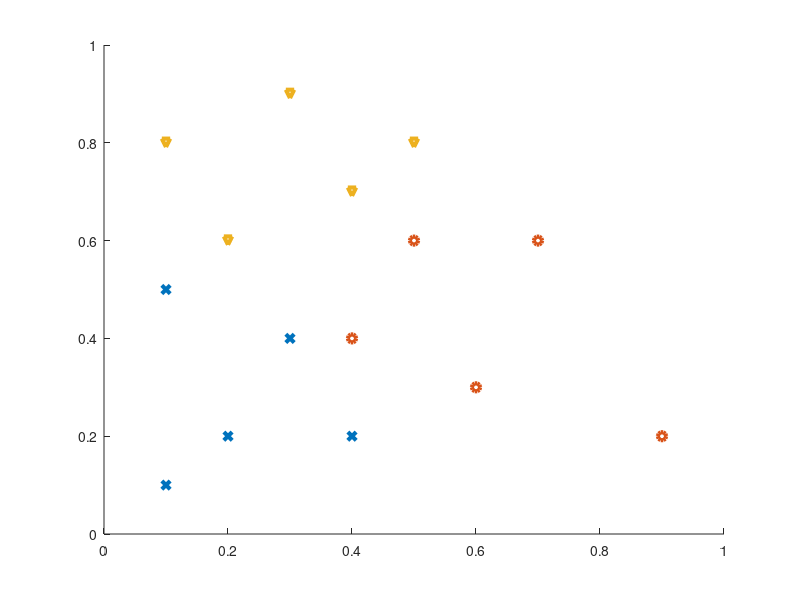

Here is the MATLAB script that generated this plot: (Note: this script raises an error after producing the figure.)
function netbp
%NETBP  Uses backpropagation to train a network 

%%%%%%% DATA %%%%%%%%%%%
x1 = [0.1,0.3,0.1,0.2,0.4,0.6,0.5,0.9,0.4,0.7,0.3,0.4,0.2,0.1,0.5];
x2 = [0.1,0.4,0.5,0.2,0.2,0.3,0.6,0.2,0.4,0.6,0.9,0.7,0.6,0.8,0.8];
y = [ones(1,5) zeros(1,10); zeros(1,5) ones(1,5) zeros(1,5);ones(1,5) zeros(1,5) zeros(1,5)];

figure(1)
hold on
xlim([0 1])
ylim([0 1])
scatter(x1(1:5),x2(1:5),'red','x', 'LineWidth', 3)
scatter(x1(6:10),x2(6:10),'blue','o','LineWidth', 3)
scatter(x1(11:15),x2(11:15),'yellow','v', 'LineWidth', 3)
hold off

%Initialize weights and biases 
rng(5000);
W2 = 0.5*randn(2,2); W3 = 0.5*randn(3,2); W4 = 0.5*randn(3,3);
b2 = 0.5*randn(2,1); b3 = 0.5*randn(3,1); b4 = 0.5*randn(3,1);

% Forward and Back propagate 
eta = 0.05;                % learning rate
Niter = 1e6;               % number of SG iterations 
savecost = zeros(Niter,1); % value of cost function at each iteration
for counter = 1:Niter
    k = randi(10);         % choose a training point at random
    x = [x1(k); x2(k)];
    % Forward pass
    a2 = activate(x,W2,b2);
    a3 = activate(a2,W3,b3);
    a4 = activate(a3,W4,b4);
    % Backward pass
    delta4 = a4.*(1-a4).*(a4-y(:,k));
    delta3 = a3.*(1-a3).*(W4'*delta4);
    delta2 = a2.*(1-a2).*(W3'*delta3);
    % Gradient step
    W2 = W2 - eta*delta2*x';
    W3 = W3 - eta*delta3*a2';
    W4 = W4 - eta*delta4*a3';
    b2 = b2 - eta*delta2;
    b3 = b3 - eta*delta3;
    b4 = b4 - eta*delta4;
    % Monitor progress
    newcost = cost(W2,W3,W4,b2,b3,b4);   % display cost to screen
    savecost(counter) = newcost;
end


% Show decay of cost function  
save costvec
figure(2)
semilogy(1:1e4:Niter,savecost(1:1e4:Niter))

%We shadow the different sections of the plot

  function costval = cost(W2,W3,W4,b2,b3,b4)
     costvec = zeros(10,1); 
     for i = 1:10
         x =[x1(i);x2(i)];
         a2 = activate(x,W2,b2);
         a3 = activate(a2,W3,b3);
         a4 = activate(a3,W4,b4);
         costvec(i) = norm(y(:,i) - a4,2);
     end
     costval = norm(costvec,2)^2;
  end % of nested function

end
